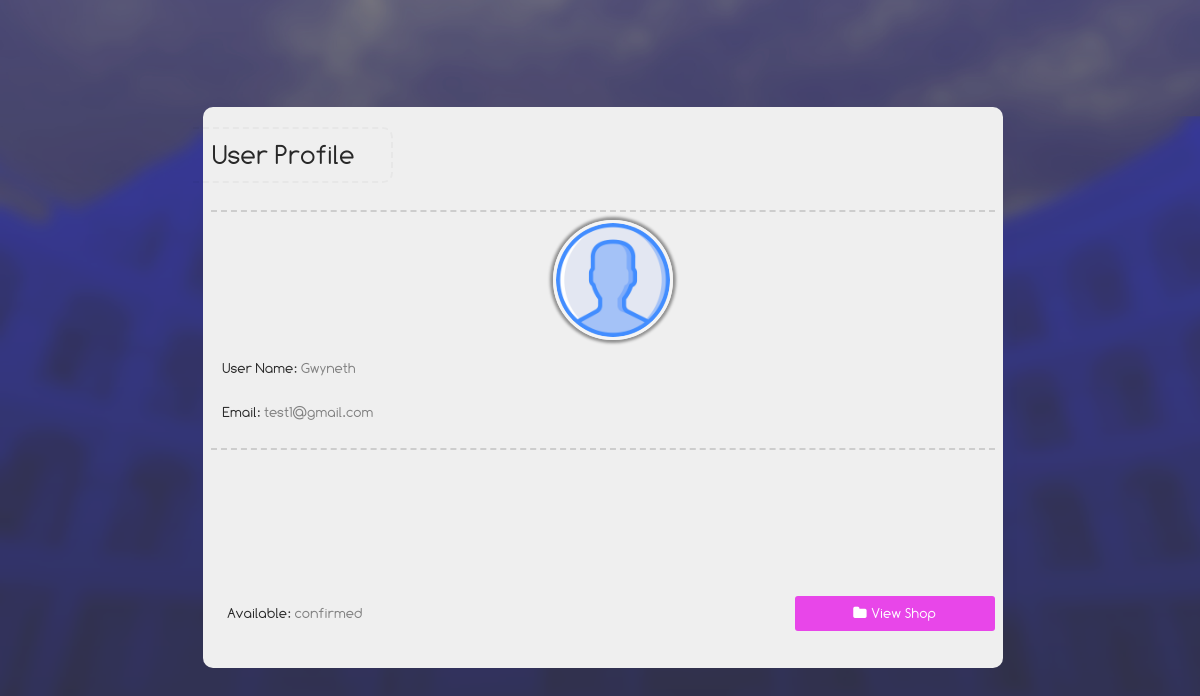
The page /user_profile?u_id=2 (signed in) on the database its author committed.
### website/models.py (models this page shows, shortened)
class Users(db.Model, UserMixin):
    user_id = db.Column(db.Integer, primary_key=True)
    username = db.Column(db.String(50))
    email = db.Column(db.String(150), unique=True)
    password = db.Column(db.String(150))
    status = db.Column(db.String(50))
    avatar = db.Column(db.String(50))
    type = db.Column(db.Integer, db.ForeignKey('user_type.type_id'))
    misc = db.Column(db.String(1024))
    date = db.Column(db.DateTime(timezone=True), default=manila_time)

### website/user_control.py (the view)
@user_control.route('/user_profile', methods=['GET', 'POST'])
@login_required
def show_user_profile():
    user_id = request.args.get('u_id')
    if user_id is None:
        user_id = ''
    user = Users.query.filter_by(user_id=user_id).first()
    if user:
        return render_template("profile.html", user=user, page='user_profile')
    else:
        flash("User not Found!", category='warning')
        return redirect(url_for('views.home'))

### website/templates/profile.html (shortened to what this page needs)
{% extends "base_headless.html" %}
{% block extra_css %}
<link id='maine' rel="stylesheet" href="{{ url_for('static', filename='css/profile_page.css') }}">
{% endblock %}
{% block contents %}
<div class="profile_page_main_con">
{% if page == 'user_profile' %}
	<div class="profile_page_con primary_background primary_color " style=''>
		<div class="profile_title">
			<div>User Profile</div>
		</div>
		<hr class='line_2'>
		<div class="profile_details">
			<div class='avatar_con'> <img class='avatar_' src="{{ url_for('static', filename='images/'+user.avatar+'.png') }}" /></div>
		</div>
		<div class="profile_details">
			<p><span>User Name: </span> <span class="grayed_out" id="username">{{ user.username }}</span></p>
			<p><span>Email: </span> <span class="grayed_out">{{ user.email }}</span></p>
		</div>
			<hr class='line_2'>
	<div class="pro_button_kon">
	</div>
	<div class="pro_button_kon">
			<div class="profile_details">
						<p><span>Available: </span> <span class="grayed_out">{{ user.status }} </span></p>
			</div>
		<div class="pro_button_ gal_button" onclick="go_to('/user_gallery?profile_id={{ user.id }}')">
			<span class="fa fa-folder"></span> <span>View Shop</span>
		</div>
	</div>
	</div>
{% endif %}
</div>
{% endblock %}

### website/static/css/main.css (style rules this page uses)
body { margin:0; font-family:Comfortaa; min-height:100%; padding:0px; color:white; }
.line_2 { width:98%; border:none; border-bottom:dashed rgba(70,70,70,0.2) 2px; }

### website/static/css/typography.css (style rules this page uses)
body, html { font-family:Gotham Rounded; }

### website/static/css/profile_page.css (style rules this page uses)
.profile_page_main_con { box-sizing:border-box; width:100%; height:auto; min-height:100vh; position:relative; background:rgba(230,230,230,0.2); padding:20px; padding-left:25px; padding-bottom:45px; display:flex; justify-content:center; flex-direction:column; align-items:center; font-family:Comfortaa; }
.profile_page_main_con > * { box-sizing:border-box; }
#main_body { background-color:var(--primary_background_darker); background-image:url('../images/bg_1.png'); background-size:cover; background-attachment:fixed; }
.profile_page_con { width:100%; max-width:800px; min-height:300px; border-right: 25px solid rgba(0,20,210,1); border-radius:10px; display:flex; align-items:center; justify-content:center; flex-direction:column; position:relative; }
.pro_button_kon { box-sizing:border-box; width:100%; display:flex; padding:5px; justify-content:left; align-items:center; min-height:100px; }
.pro_button_ { width:100%; max-width:200px; height:35px; margin:3px; border-radius:3px; display:flex; font-size:0.9em; gap:5px; align-items:center; justify-content:center; padding:5px; text-align:center; color:white; cursor:pointer; user-select:none; flex-direction:row; -webkit-transition:0.3s; transition:0.3s; }
.grayed_out { color:gray; }
.gal_button { background:rgba(232,70,233,1); }
.profile_title { width:100%; min-height:35px; box-sizing:border-box; margin-top:30px; margin-bottom:30px; position:relative; top:0; left:0; right:0; display:flex; align-items:center; padding-left:20px; font-size:1.7em; }
.profile_title > div { width:100%; color:var(--primary_color); max-width:200px; padding:10px; position:absolute; left:0; border-radius:0px 10px 10px 0px; border:2px dashed rgba(0,0,0,0.03) ; border-left:0px; padding-left:20px; transform:translateX(-10px); }
.profile_details { width:100%; min-height:100px; box-sizing:border-box; position:relative; bottom:0; left:0; right:0; display:flex; flex-direction:column; justify-content:center; align-items:left; padding-left:20px; font-size:0.9em; }
.line_2 { width:98%; border:none; border-bottom:dashed rgba(70,70,70,0.2) 2px; }
.avatar_con { width:120px; height:120px; overflow:hidden; box-sizing:border-box; border:solid rgba(245,245,245,1) 3px; box-shadow:0px 0px 3px 3px rgba(0,0,0,0.4); border-radius:100%; margin:0px auto; }
.avatar_ { width:100%; box-sizing:border-box; height:auto; }

### website/static/css/loader.css (style rules this page uses)
* { box-sizing:border-box; }

### website/static/css/coloring.css (style rules this page uses)
:root { --primary_background: #efefef; --primary_background_faded: #efefef35; --primary_background_darker: #e3e3e3; --primary_color: rgba(40,40,40,1); --primary_color_faded: rgba(40,40,40,0.6); --primary_color_invert: rgba(254,254,255,1); --secondary_color: #86b7fe; --secondary_color_faded: #86b7fe88; --secondary_color_darker: #19237b; --third_color_faded: rgba(24,24,24,0.30); --secondary_background: #202d9d; --accent_color:#D6BC3D; --error_color: #e91e63; --secondary_color_faded1: #ffbe4560; --secondary_color_faded2: #61ff5c60; }
.primary_color::placeholder { color: var(--primary_color); opacity: 0.6; }
.primary_color { color: var(--primary_color)!important; }
.primary_background { background-color:var(--primary_background); }
.profile_page_con { border-right:var(--secondary_background); }

### rows shown on the page
Users: avatar (placeholder picture), username "Gwyneth", email "test1@gmail.com", status "confirmed"
